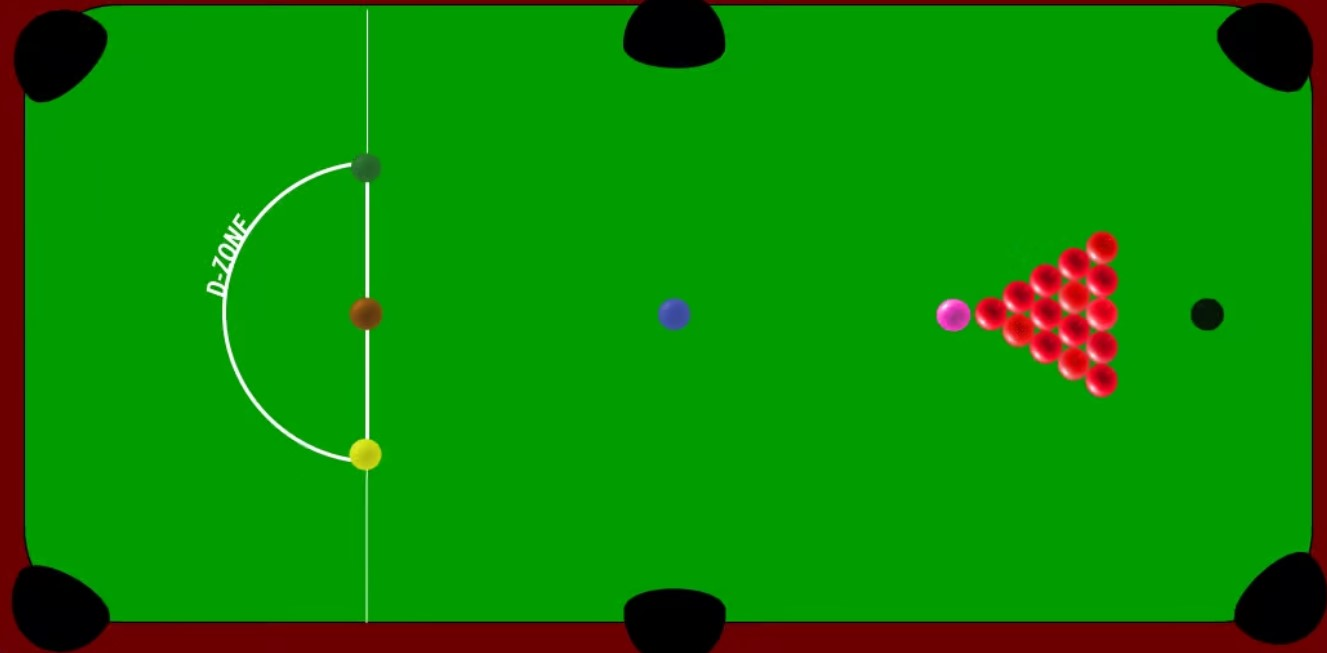
#> input picture images2.jpg, 1327 x 653 px, given in place of aja7.mp4, which was not available
$ python test3.py
#> lines starting #> are read from the running program, lines starting #| are printed output that depends on the picture; after the words box and inside, x2 and y2 are one past the last pixel; in counts of white or black regions, pixels touching at a corner belong together; pictures that were not available may be replaced by others from this repository, and a replacement may not be noted
import cv2
import numpy as np

# Function to check if point (x, y) is inside the contour
def is_inside_contour(contour, point):
    return cv2.pointPolygonTest(contour, point, False) >= 0

# Function to draw the contour on the image
def draw_contour(image, contour):
    cv2.drawContours(image, [contour], 0, (0, 255, 0), 2)

# Main function
def main():
    # Path to the video file
    video_path = r'C:\Users\Yukesh\Downloads\snookervideo\aja7.mp4'

    # Open the video file
    cap = cv2.VideoCapture(video_path)

    while True:
        ret, frame = cap.read()
#> frame is the input picture: shape (653, 1327, 3); mean B, G, R 2.7, 135.7, 13.7

        if not ret:
            break

        # Convert frame to HSV
        hsv = cv2.cvtColor(frame, cv2.COLOR_BGR2HSV)
#> hsv: shape (653, 1327, 3); mean H, S, V 59.6, 248.6, 145.9

        # Define range of green color in HSV
        lower_green = np.array([45, 100, 100])
        upper_green = np.array([75, 255, 255])

        # Threshold the HSV image to get only green colors
        mask = cv2.inRange(hsv, lower_green, upper_green)
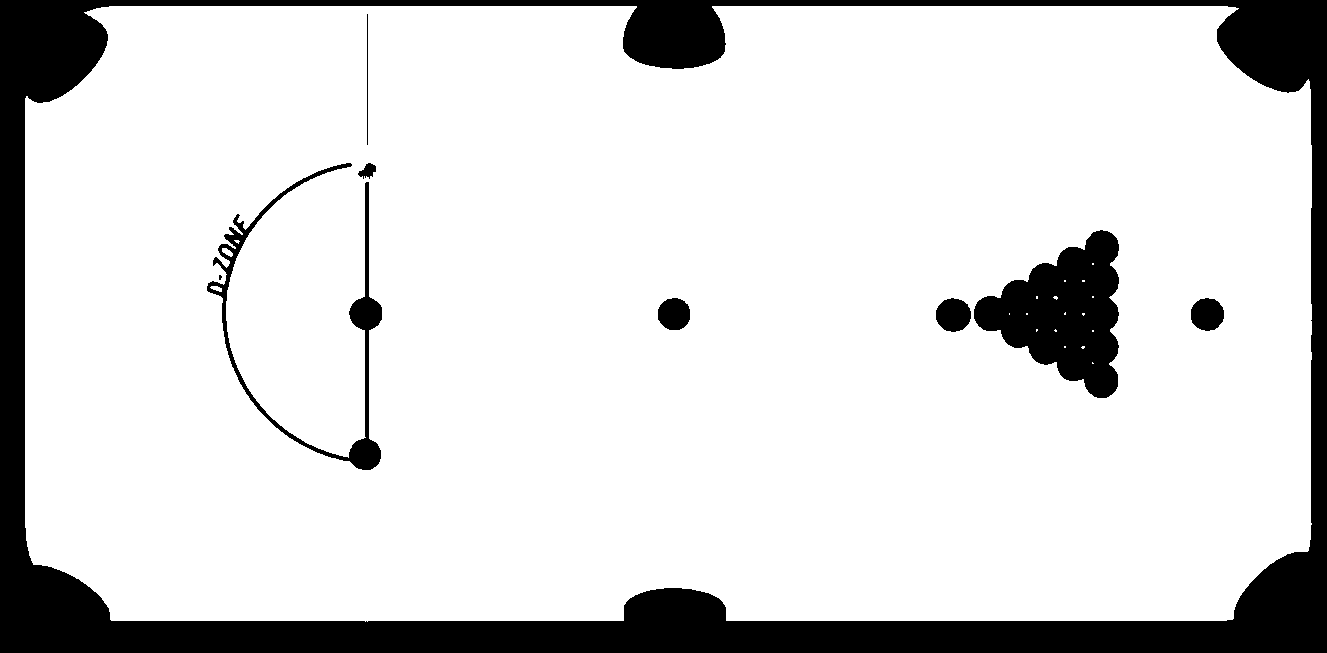
#> mask: shape (653, 1327); 85.4% white; 9 black regions (1 under 20 px)

        # Find contours in the thresholded image
        contours, _ = cv2.findContours(mask, cv2.RETR_EXTERNAL, cv2.CHAIN_APPROX_SIMPLE)
#> contours = 1 contour; box (x1, y1, x2, y2) and area: (25, 6, 1312, 622) 759776

        # Check if any green object touches the contour
        for cnt in contours:
            # Get the bounding box of the contour
            x, y, w, h = cv2.boundingRect(cnt)

            # Calculate triangle vertices relative to the bounding box
            triangle_points = np.array([
                [x + w // 2, y],        # Top vertex
                [x + w, y + h],         # Right vertex
                [x, y + h]              # Left vertex
            ])

            # Draw the triangle
            cv2.polylines(frame, [triangle_points], isClosed=True, color=(0, 255, 0), thickness=2)

            # Draw the contour
            draw_contour(frame, cnt)

            # Calculate centroid of the contour
            M = cv2.moments(cnt)
            if M['m00'] != 0:
                cx = int(M['m10'] / M['m00'])
                cy = int(M['m01'] / M['m00'])

                # Check if centroid is inside the triangle
                if is_inside_contour(triangle_points, (cx, cy)):
                    cv2.putText(frame, "PLAY", (50, 50), cv2.FONT_HERSHEY_SIMPLEX, 1, (0, 0, 255), 2)
#> this loop made 1 pass
#> (x, y, w, h, triangle_points, cx, cy) on pass 1: (25, 6, 1287, 616, [[668, 6], [1312, 622], [25, 622]], 667, 315)
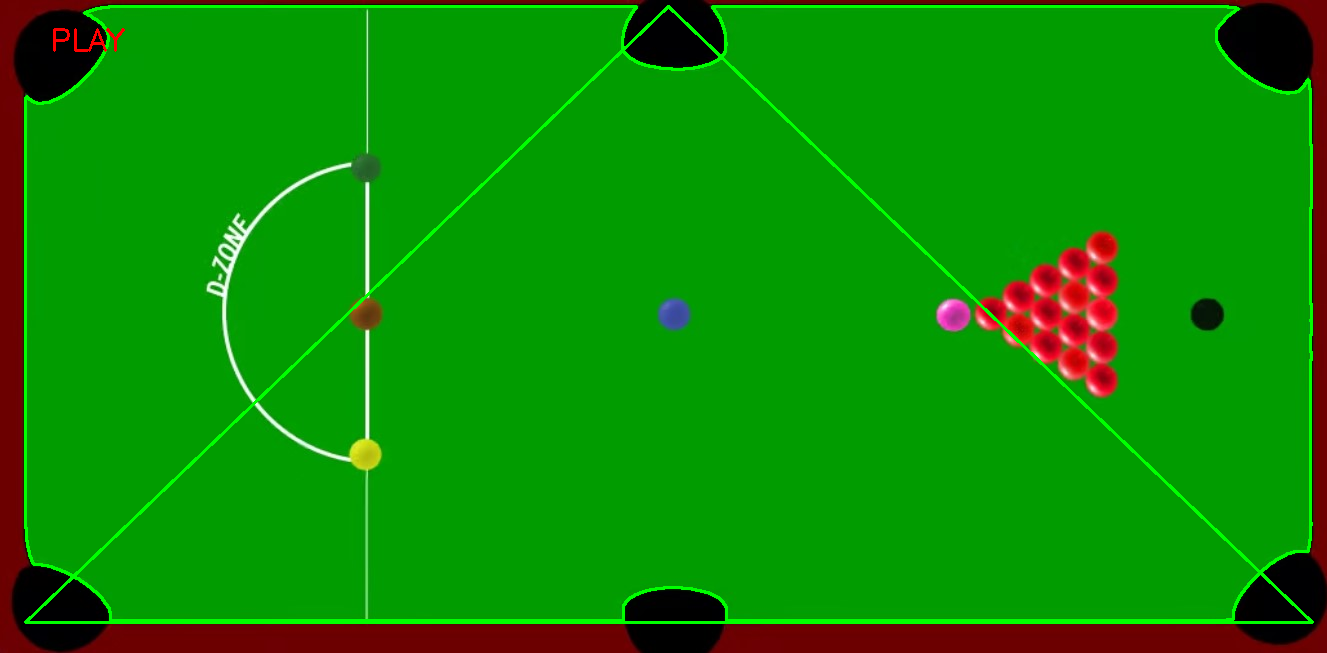
#> frame: shape (653, 1327, 3); 2.43% of pixels changed, all inside (x1, y1, x2, y2) = (24, 5, 1314, 624)

        # Display the frame
        cv2.imshow('Frame', frame)

        # Check for 'q' key to quit
        if cv2.waitKey(1) & 0xFF == ord('q'):
#> (key q is pressed here)
            break

    # Release the capture
    cap.release()
    cv2.destroyAllWindows()

if __name__ == "__main__":
    main()
